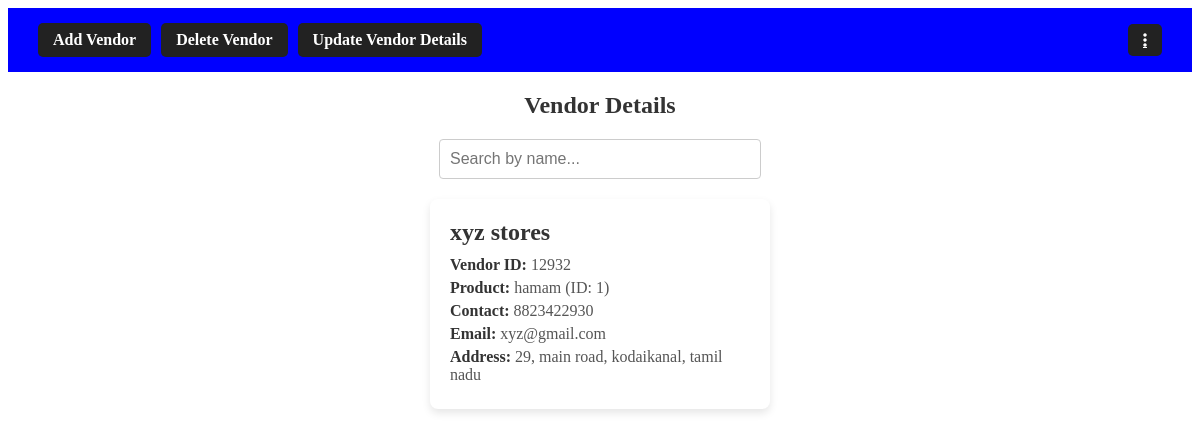
Page /stock on the earlier database version.
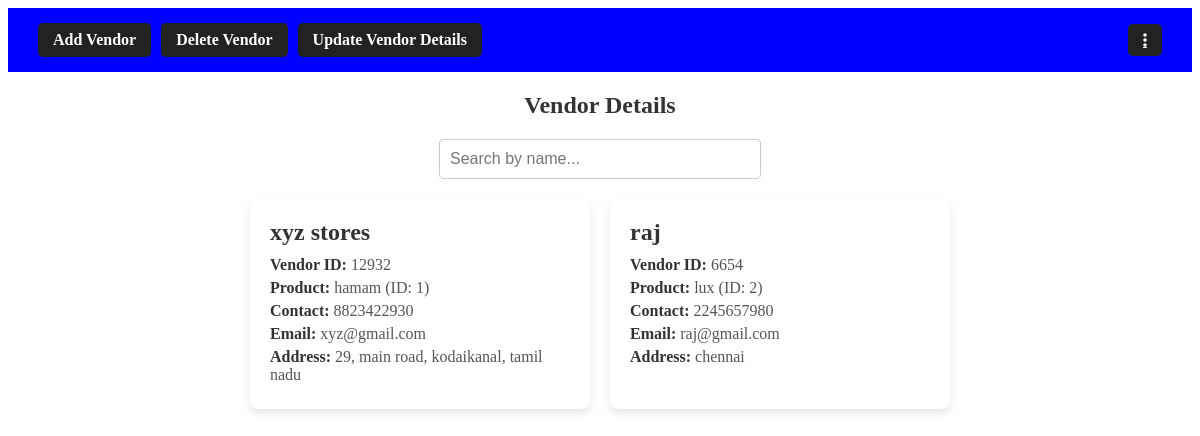
Same page on the later database version.
### tables this page shows
CREATE TABLE vendor(
    pid INTEGER PRIMARY KEY,
    pname TEXT NOT NULL,
    vendorid INTEGER NOT NULL,
    vendorname TEXT,
    contactno INTEGER,
    email TEXT,
    address TEXT
);

### app.py (the view)
@app.route('/stock')
def stock():
    vendors = get_all_stockmanage()
    return render_template('stock.html',vendors = vendors)

### db_utils.py (called while the page is built)
def get_all_stockmanage():
    try:
        con = sqlite3.connect("inventory.db")
        con.row_factory = sqlite3.Row  # Ensure rows are dictionaries
        cursor = con.cursor()
        cursor.execute("SELECT * FROM vendor")
        vendors = cursor.fetchall()
        result = [dict(row) for row in vendors]
        cursor.close()
        con.close()
        return result
    except Exception as e:
        print(f"Error in get_all_stockmanage: {e}")
        return []

### templates/stock.html (shortened to what this page needs)
<!DOCTYPE html>
<html lang="en">
<head>
    <link rel="stylesheet" href="{{ url_for('static', filename='css/stock.css') }}">
    <link rel="stylesheet" href="https://cdnjs.cloudflare.com/ajax/libs/font-awesome/6.4.0/css/all.min.css">
</head>
<body>
    <div class="topbar">
        <a href="/add-vendor">Add Vendor</a>
        <a href="/del-vendor">Delete Vendor</a>
        <a href="/modify-vendor">Update Vendor Details</a>
        <a href="#" class="dropdown-trigger" onclick="toggleMenu(); console.log('Toggle menu clicked');" title="More Options">
            <i class="fas fa-ellipsis-v"></i>
        </a>
    </div>
    <h2>Vendor Details</h2>
    <div class="controls">
        <input type="text" id="searchInput" placeholder="Search by name..." onkeyup="searchVendors()">
    </div>
    <div class="vendor-container">
        {% if vendors %}
            {% for vend in vendors %}
                <div class="vendor-card">
                    <h3>{{ vend['vendorname'] }}</h3>
                    <p><strong>Vendor ID:</strong> {{ vend['vendorid'] }}</p>
                    <p><strong>Product:</strong> {{ vend['pname'] }} (ID: {{ vend['pid'] }})</p>
                    <p><strong>Contact:</strong> {{ vend['contactno'] or 'N/A' }}</p>
                    <p><strong>Email:</strong> {{ vend['email'] or 'N/A' }}</p>
                    <p><strong>Address:</strong> {{ vend['address'] or 'N/A' }}</p>
                </div>
            {% endfor %}
        {% else %}
            <p>No vendors found.</p>
        {% endif %}
    </div>
</body>
</html>

### static/css/stock.css (style rules this page uses)
.topbar { background-color: blue; padding: 15px 30px; display: flex; align-items: center; position: relative; }
.topbar > a:not(.dropdown-trigger) { text-decoration: none; padding: 8px 15px; background: #222; color: white; border-radius: 5px; font-weight: bold; margin-right: 10px; }
.topbar > a.dropdown-trigger { margin-left: auto; background: #222; padding: 8px 15px; border-radius: 5px; display: flex; align-items: center; color: white; }
h2 { color: #333; text-align: center; }
.controls { display: flex; justify-content: center; margin: 20px 0; }
#searchInput { padding: 10px; width: 300px; border: 1px solid #ccc; border-radius: 4px; font-size: 16px; }
.vendor-container { display: flex; flex-wrap: wrap; gap: 20px; justify-content: center; }
.vendor-card { background-color: white; border-radius: 8px; box-shadow: 0 4px 8px rgba(0,0,0,0.1); padding: 20px; width: 300px; transition: transform 0.2s; }
.vendor-card h3 { margin: 0 0 10px; color: #333; font-size: 1.5em; }
.vendor-card p { margin: 5px 0; color: #555; }
.vendor-card p strong { color: #333; }

Differences in the rows shown:
added vendor: vendorname "raj", vendorid "6654", pname "lux", pid "2", contactno "2245657980", email "raj@gmail.com", address "chennai"
